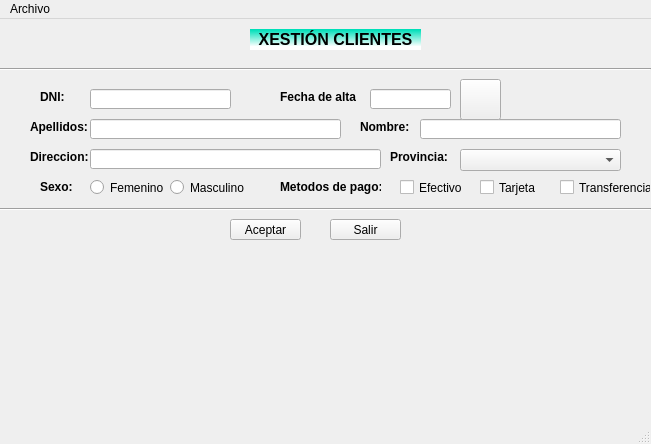
<?xml version="1.0" encoding="UTF-8"?>
<ui version="4.0">
 <class>venPrincipal</class>
 <widget class="QMainWindow" name="venPrincipal">
  <property name="geometry">
   <rect>
    <x>0</x>
    <y>0</y>
    <width>651</width>
    <height>444</height>
   </rect>
  </property>
  <property name="windowTitle">
   <string>Proyecto Uno</string>
  </property>
  <widget class="QWidget" name="centralwidget">
   <widget class="QLabel" name="lblXexCli">
    <property name="geometry">
     <rect>
      <x>250</x>
      <y>10</y>
      <width>171</width>
      <height>21</height>
     </rect>
    </property>
    <property name="font">
     <font>
      <pointsize>12</pointsize>
      <weight>75</weight>
      <bold>true</bold>
     </font>
    </property>
    <property name="styleSheet">
     <string notr="true">background-color: rgb(179, 254, 255);
background-color: qlineargradient(spread:pad, x1:0.46, y1:0.0343636, x2:0.4595, y2:0.835, stop:0 rgba(0, 223, 185, 255), stop:1 rgba(255, 255, 255, 255));</string>
    </property>
    <property name="text">
     <string>XESTIÓN CLIENTES</string>
    </property>
    <property name="alignment">
     <set>Qt::AlignCenter</set>
    </property>
   </widget>
   <widget class="Line" name="line">
    <property name="geometry">
     <rect>
      <x>0</x>
      <y>40</y>
      <width>651</width>
      <height>20</height>
     </rect>
    </property>
    <property name="orientation">
     <enum>Qt::Horizontal</enum>
    </property>
   </widget>
   <widget class="QLabel" name="lblDNI">
    <property name="geometry">
     <rect>
      <x>40</x>
      <y>70</y>
      <width>41</width>
      <height>16</height>
     </rect>
    </property>
    <property name="font">
     <font>
      <weight>75</weight>
      <bold>true</bold>
     </font>
    </property>
    <property name="text">
     <string>DNI: </string>
    </property>
   </widget>
   <widget class="Line" name="line_2">
    <property name="geometry">
     <rect>
      <x>0</x>
      <y>180</y>
      <width>651</width>
      <height>20</height>
     </rect>
    </property>
    <property name="orientation">
     <enum>Qt::Horizontal</enum>
    </property>
   </widget>
   <widget class="QLineEdit" name="editDni">
    <property name="geometry">
     <rect>
      <x>90</x>
      <y>70</y>
      <width>141</width>
      <height>20</height>
     </rect>
    </property>
   </widget>
   <widget class="QLabel" name="lblApel">
    <property name="geometry">
     <rect>
      <x>30</x>
      <y>100</y>
      <width>61</width>
      <height>16</height>
     </rect>
    </property>
    <property name="font">
     <font>
      <weight>75</weight>
      <bold>true</bold>
     </font>
    </property>
    <property name="text">
     <string>Apellidos: </string>
    </property>
   </widget>
   <widget class="QLineEdit" name="editApel">
    <property name="geometry">
     <rect>
      <x>90</x>
      <y>100</y>
      <width>251</width>
      <height>20</height>
     </rect>
    </property>
   </widget>
   <widget class="QLabel" name="lblNome">
    <property name="geometry">
     <rect>
      <x>360</x>
      <y>100</y>
      <width>61</width>
      <height>16</height>
     </rect>
    </property>
    <property name="font">
     <font>
      <weight>75</weight>
      <bold>true</bold>
     </font>
    </property>
    <property name="text">
     <string>Nombre: </string>
    </property>
   </widget>
   <widget class="QLineEdit" name="editNome">
    <property name="geometry">
     <rect>
      <x>420</x>
      <y>100</y>
      <width>201</width>
      <height>20</height>
     </rect>
    </property>
   </widget>
   <widget class="QPushButton" name="btnAceptar">
    <property name="geometry">
     <rect>
      <x>230</x>
      <y>200</y>
      <width>71</width>
      <height>21</height>
     </rect>
    </property>
    <property name="text">
     <string>Aceptar</string>
    </property>
   </widget>
   <widget class="QPushButton" name="btnSalir">
    <property name="geometry">
     <rect>
      <x>330</x>
      <y>200</y>
      <width>71</width>
      <height>21</height>
     </rect>
    </property>
    <property name="text">
     <string>Salir</string>
    </property>
   </widget>
   <widget class="QLabel" name="lblValidar">
    <property name="geometry">
     <rect>
      <x>250</x>
      <y>60</y>
      <width>47</width>
      <height>21</height>
     </rect>
    </property>
    <property name="font">
     <font>
      <family>Comic Sans MS</family>
      <pointsize>14</pointsize>
      <weight>75</weight>
      <italic>true</italic>
      <bold>true</bold>
     </font>
    </property>
    <property name="text">
     <string/>
    </property>
   </widget>
   <widget class="QRadioButton" name="rbtFem">
    <property name="geometry">
     <rect>
      <x>90</x>
      <y>160</y>
      <width>82</width>
      <height>17</height>
     </rect>
    </property>
    <property name="text">
     <string>Femenino</string>
    </property>
   </widget>
   <widget class="QLabel" name="lblSex">
    <property name="geometry">
     <rect>
      <x>40</x>
      <y>160</y>
      <width>61</width>
      <height>16</height>
     </rect>
    </property>
    <property name="font">
     <font>
      <weight>75</weight>
      <bold>true</bold>
     </font>
    </property>
    <property name="text">
     <string>Sexo:</string>
    </property>
   </widget>
   <widget class="QRadioButton" name="rbtMasc">
    <property name="geometry">
     <rect>
      <x>170</x>
      <y>160</y>
      <width>82</width>
      <height>17</height>
     </rect>
    </property>
    <property name="text">
     <string>Masculino</string>
    </property>
   </widget>
   <widget class="QLabel" name="lblPago">
    <property name="geometry">
     <rect>
      <x>280</x>
      <y>160</y>
      <width>101</width>
      <height>16</height>
     </rect>
    </property>
    <property name="font">
     <font>
      <weight>75</weight>
      <bold>true</bold>
     </font>
    </property>
    <property name="text">
     <string>Metodos de pago:</string>
    </property>
   </widget>
   <widget class="QCheckBox" name="chkEfect">
    <property name="geometry">
     <rect>
      <x>400</x>
      <y>160</y>
      <width>70</width>
      <height>17</height>
     </rect>
    </property>
    <property name="text">
     <string>Efectivo</string>
    </property>
   </widget>
   <widget class="QCheckBox" name="chkTar">
    <property name="geometry">
     <rect>
      <x>480</x>
      <y>160</y>
      <width>70</width>
      <height>17</height>
     </rect>
    </property>
    <property name="text">
     <string>Tarjeta</string>
    </property>
   </widget>
   <widget class="QCheckBox" name="chkTrans">
    <property name="geometry">
     <rect>
      <x>560</x>
      <y>160</y>
      <width>91</width>
      <height>17</height>
     </rect>
    </property>
    <property name="text">
     <string>Transferencia</string>
    </property>
   </widget>
   <widget class="QLabel" name="lblDir">
    <property name="geometry">
     <rect>
      <x>30</x>
      <y>130</y>
      <width>61</width>
      <height>16</height>
     </rect>
    </property>
    <property name="font">
     <font>
      <weight>75</weight>
      <bold>true</bold>
     </font>
    </property>
    <property name="text">
     <string>Direccion:</string>
    </property>
   </widget>
   <widget class="QLineEdit" name="editApel_2">
    <property name="geometry">
     <rect>
      <x>90</x>
      <y>130</y>
      <width>291</width>
      <height>20</height>
     </rect>
    </property>
   </widget>
   <widget class="QLabel" name="lblProv">
    <property name="geometry">
     <rect>
      <x>390</x>
      <y>130</y>
      <width>61</width>
      <height>16</height>
     </rect>
    </property>
    <property name="font">
     <font>
      <weight>75</weight>
      <bold>true</bold>
     </font>
    </property>
    <property name="text">
     <string>Provincia:</string>
    </property>
   </widget>
   <widget class="QComboBox" name="cmbProv">
    <property name="geometry">
     <rect>
      <x>460</x>
      <y>130</y>
      <width>161</width>
      <height>22</height>
     </rect>
    </property>
   </widget>
   <widget class="QLabel" name="lblClialta">
    <property name="geometry">
     <rect>
      <x>280</x>
      <y>70</y>
      <width>81</width>
      <height>16</height>
     </rect>
    </property>
    <property name="font">
     <font>
      <weight>75</weight>
      <bold>true</bold>
     </font>
    </property>
    <property name="text">
     <string>Fecha de alta</string>
    </property>
   </widget>
   <widget class="QLineEdit" name="editClialta">
    <property name="geometry">
     <rect>
      <x>370</x>
      <y>70</y>
      <width>81</width>
      <height>20</height>
     </rect>
    </property>
   </widget>
   <widget class="QPushButton" name="btnCalendar">
    <property name="geometry">
     <rect>
      <x>460</x>
      <y>60</y>
      <width>41</width>
      <height>41</height>
     </rect>
    </property>
    <property name="text">
     <string/>
    </property>
    <property name="icon">
     <iconset>
      <normaloff>img/calendar.jpg</normaloff>img/calendar.jpg</iconset>
    </property>
    <property name="iconSize">
     <size>
      <width>36</width>
      <height>36</height>
     </size>
    </property>
   </widget>
  </widget>
  <widget class="QMenuBar" name="menuBar">
   <property name="geometry">
    <rect>
     <x>0</x>
     <y>0</y>
     <width>651</width>
     <height>21</height>
    </rect>
   </property>
   <widget class="QMenu" name="menuArchivo">
    <property name="title">
     <string>Archivo</string>
    </property>
    <addaction name="actionSalir"/>
   </widget>
   <addaction name="menuArchivo"/>
  </widget>
  <widget class="QStatusBar" name="statusbar"/>
  <action name="actionSalir">
   <property name="text">
    <string>Salir</string>
   </property>
   <property name="shortcut">
    <string>Alt+S</string>
   </property>
  </action>
 </widget>
 <resources>
  <include location="calendar.qrc"/>
 </resources>
 <connections/>
</ui>
